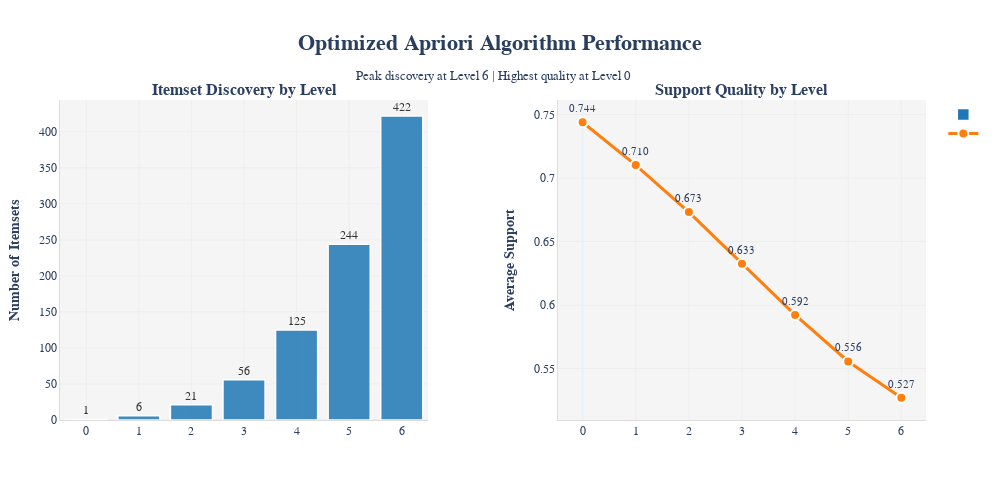

The notebook cell this image was saved under:
### Code cell
# Enhanced Apriori Performance Visualization
print("📊 Creating Enhanced Algorithm Performance Visualization...")

# Prepare data
levels = list(apriori.level_results.keys())
itemset_counts = [len(apriori.level_results[level]) for level in levels]
avg_supports = [np.mean(list(apriori.level_results[level].values())) if apriori.level_results[level] else 0 
               for level in levels]

# Create subplots with modern design
fig = make_subplots(
    rows=1, cols=2,
    subplot_titles=[
        "<b>Itemset Discovery by Level</b>", 
        "<b>Support Quality by Level</b>"
    ],
    horizontal_spacing=0.15
)

# Modern color palette
primary_color = '#1f77b4'
secondary_color = '#ff7f0e'

# Itemsets per level - Enhanced bar chart
fig.add_trace(
    go.Bar(
        x=levels,
        y=itemset_counts,
        marker=dict(
            color=primary_color,
            line=dict(width=1.5, color='white'),
            opacity=0.85
        ),
        text=itemset_counts,
        textposition='outside',
        textfont=dict(size=12, color='#333333'),
        hovertemplate='<b>Level %{x}</b><br>%{y} itemsets<extra></extra>',
        name=""
    ),
    row=1, col=1
)

# Average support per level - Enhanced line chart
fig.add_trace(
    go.Scatter(
        x=levels,
        y=avg_supports,
        mode='lines+markers+text',
        line=dict(color=secondary_color, width=3),
        marker=dict(
            size=10,
            color=secondary_color,
            line=dict(width=2, color='white')
        ),
        text=[f"{s:.3f}" for s in avg_supports],
        textposition='top center',
        textfont=dict(size=11),
        hovertemplate='<b>Level %{x}</b><br>Avg Support: %{y:.3f}<extra></extra>',
        name=""
    ),
    row=1, col=2
)

# Modern layout configuration
fig.update_layout(
    height=500,
    width=1000,
    title_text="<b>Optimized Apriori Algorithm Performance</b>",
    title_font=dict(size=22, family="Arial"),
    title_x=0.5,
    margin=dict(t=100, b=80, l=60, r=60),
    plot_bgcolor='rgba(245,245,245,1)',
    paper_bgcolor='white',
    font=dict(family="Segoe UI", size=12),
    hoverlabel=dict(
        bgcolor="white",
        font_size=12,
        font_family="Segoe UI"
    )
)

# Axis customization
fig.update_xaxes(
    showline=True,
    linecolor='#dddddd',
    tickmode='array',
    tickvals=levels,
    gridcolor='#eeeeee'
)

fig.update_yaxes(
    showline=True,
    linecolor='#dddddd',
    gridcolor='#eeeeee'
)

# Specific axis titles
fig.update_yaxes(title_text="<b>Number of Itemsets</b>", row=1, col=1)
fig.update_yaxes(title_text="<b>Average Support</b>", row=1, col=2)

# Add annotations for insights
max_itemsets_level = levels[itemset_counts.index(max(itemset_counts))]
max_support_level = levels[avg_supports.index(max(avg_supports))]

fig.add_annotation(
    x=0.5, y=1.1,
    xref="paper", yref="paper",
    text=f"Peak discovery at Level {max_itemsets_level} | Highest quality at Level {max_support_level}",
    showarrow=False,
    font=dict(size=13)
)

fig.show()

# Enhanced saving with better error handling
try:
    save_path = "final_results/plots"
    Path(save_path).mkdir(parents=True, exist_ok=True)
    
    pio.write_image(
        fig, 
        f"{save_path}/03_algorithm_performance.png", 
        width=1200, 
        height=500, 
        scale=2,
        engine="kaleido"
    )
    print("💾 Plot saved to final_results/plots/03_algorithm_performance.png")
except Exception as e:
    print(f"⚠️ Could not save PNG: {str(e)}")
    try:
        fig.write_html(f"{save_path}/03_algorithm_performance.html")
        print("💾 Saved interactive HTML version instead")
    except Exception as e:
        print(f"❌ Failed to save visualization: {str(e)}")

print("\n" + "=" * 60)
print("📈 VISUALIZATION COMPLETE")
print("=" * 60)
print("Key Insights:")
print(f"   • Peak itemset discovery at Level {max_itemsets_level}")
print(f"   • Highest average support at Level {max_support_level}")
print(f"   • {len(levels)} total levels processed")

### Figure 1 — Plotly figure (JSON) as saved in the notebook; plotly's stock layout.template omitted (floating-point values rounded to 4 significant figures)
{"data": [{"hovertemplate": "<b>Level %{x}</b><br>%{y} itemsets<extra></extra>", "marker": {"color": "#1f77b4", "line": {"color": "white", "width": 1.5}, "opacity": 0.85}, "name": "", "text": ["1", "6", "21", "56", "125", "244", "422"], "textfont": {"color": "#333333", "size": 12}, "textposition": "outside", "type": "bar", "x": [0, 1, 2, 3, 4, 5, 6], "xaxis": "x", "y": [1, 6, 21, 56, 125, 244, 422], "yaxis": "y"}, {"hovertemplate": "<b>Level %{x}</b><br>Avg Support: %{y:.3f}<extra></extra>", "line": {"color": "#ff7f0e", "width": 3}, "marker": {"color": "#ff7f0e", "line": {"color": "white", "width": 2}, "size": 10}, "mode": "lines+markers+text", "name": "", "text": ["0.744", "0.710", "0.673", "0.633", "0.592", "0.556", "0.527"], "textfont": {"size": 11}, "textposition": "top center", "type": "scatter", "x": [0, 1, 2, 3, 4, 5, 6], "xaxis": "x2", "y": [0.744, 0.7103, 0.6732, 0.6325, 0.5923, 0.5556, 0.527], "yaxis": "y2"}], "layout": {"annotations": [{"font": {"size": 16}, "showarrow": false, "text": "<b>Itemset Discovery by Level</b>", "x": 0.2125, "xanchor": "center", "xref": "paper", "y": 1, "yanchor": "bottom", "yref": "paper"}, {"font": {"size": 16}, "showarrow": false, "text": "<b>Support Quality by Level</b>", "x": 0.7875, "xanchor": "center", "xref": "paper", "y": 1, "yanchor": "bottom", "yref": "paper"}, {"font": {"size": 13}, "showarrow": false, "text": "Peak discovery at Level 6 | Highest quality at Level 0", "x": 0.5, "xref": "paper", "y": 1.1, "yref": "paper"}], "font": {"family": "Segoe UI", "size": 12}, "height": 500, "hoverlabel": {"bgcolor": "white", "font": {"family": "Segoe UI", "size": 12}}, "margin": {"b": 80, "l": 60, "r": 60, "t": 100}, "paper_bgcolor": "white", "plot_bgcolor": "rgba(245,245,245,1)", "title": {"font": {"family": "Arial", "size": 22}, "text": "<b>Optimized Apriori Algorithm Performance</b>", "x": 0.5}, "width": 1000, "xaxis": {"anchor": "y", "autorange": true, "domain": [0, 0.425], "gridcolor": "#eeeeee", "linecolor": "#dddddd", "range": [-0.5, 6.5], "showline": true, "tickmode": "array", "tickvals": [0, 1, 2, 3, 4, 5, 6], "type": "linear"}, "xaxis2": {"anchor": "y2", "autorange": true, "domain": [0.575, 1], "gridcolor": "#eeeeee", "linecolor": "#dddddd", "range": [-0.4641, 6.464], "showline": true, "tickmode": "array", "tickvals": [0, 1, 2, 3, 4, 5, 6], "type": "linear"}, "yaxis": {"anchor": "x", "autorange": true, "domain": [0, 1], "gridcolor": "#eeeeee", "linecolor": "#dddddd", "range": [0, 444.2], "showline": true, "title": {"text": "<b>Number of Itemsets</b>"}, "type": "linear"}, "yaxis2": {"anchor": "x2", "autorange": true, "domain": [0, 1], "gridcolor": "#eeeeee", "linecolor": "#dddddd", "range": [0.5095, 0.7615], "showline": true, "title": {"text": "<b>Average Support</b>"}, "type": "linear"}}}
